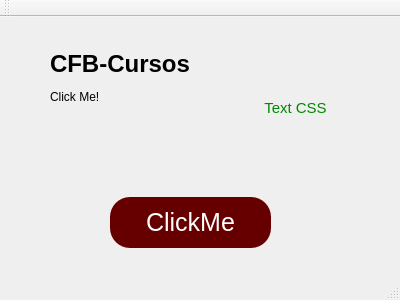
<?xml version="1.0" encoding="UTF-8"?>
<ui version="4.0">
 <class>MainWindow</class>
 <widget class="QMainWindow" name="MainWindow">
  <property name="geometry">
   <rect>
    <x>0</x>
    <y>0</y>
    <width>400</width>
    <height>300</height>
   </rect>
  </property>
  <property name="windowTitle">
   <string>MainWindow</string>
  </property>
  <widget class="QWidget" name="centralWidget">
   <widget class="QPushButton" name="pushButton">
    <property name="geometry">
     <rect>
      <x>110</x>
      <y>180</y>
      <width>161</width>
      <height>51</height>
     </rect>
    </property>
    <property name="styleSheet">
     <string notr="true">color:#fff;
background-color:#600;
border-radius:20px;
font-size:25px;
</string>
    </property>
    <property name="text">
     <string>ClickMe</string>
    </property>
   </widget>
   <widget class="QLabel" name="label">
    <property name="geometry">
     <rect>
      <x>50</x>
      <y>20</y>
      <width>251</width>
      <height>81</height>
     </rect>
    </property>
    <property name="text">
     <string>&lt;h1&gt;CFB-Cursos&lt;/h1&gt;
&lt;button type=&quot;button&quot;&gt;Click Me!&lt;/button&gt;
</string>
    </property>
   </widget>
   <widget class="QLabel" name="label_2">
    <property name="geometry">
     <rect>
      <x>210</x>
      <y>70</y>
      <width>171</width>
      <height>41</height>
     </rect>
    </property>
    <property name="styleSheet">
     <string notr="true">text-align:center;
color:#080;
font-size:15px;</string>
    </property>
    <property name="text">
     <string>Text CSS</string>
    </property>
    <property name="alignment">
     <set>Qt::AlignCenter</set>
    </property>
   </widget>
  </widget>
  <widget class="QMenuBar" name="menuBar">
   <property name="geometry">
    <rect>
     <x>0</x>
     <y>0</y>
     <width>400</width>
     <height>22</height>
    </rect>
   </property>
  </widget>
  <widget class="QToolBar" name="mainToolBar">
   <attribute name="toolBarArea">
    <enum>TopToolBarArea</enum>
   </attribute>
   <attribute name="toolBarBreak">
    <bool>false</bool>
   </attribute>
  </widget>
  <widget class="QStatusBar" name="statusBar"/>
 </widget>
 <layoutdefault spacing="6" margin="11"/>
 <resources/>
 <connections/>
</ui>
